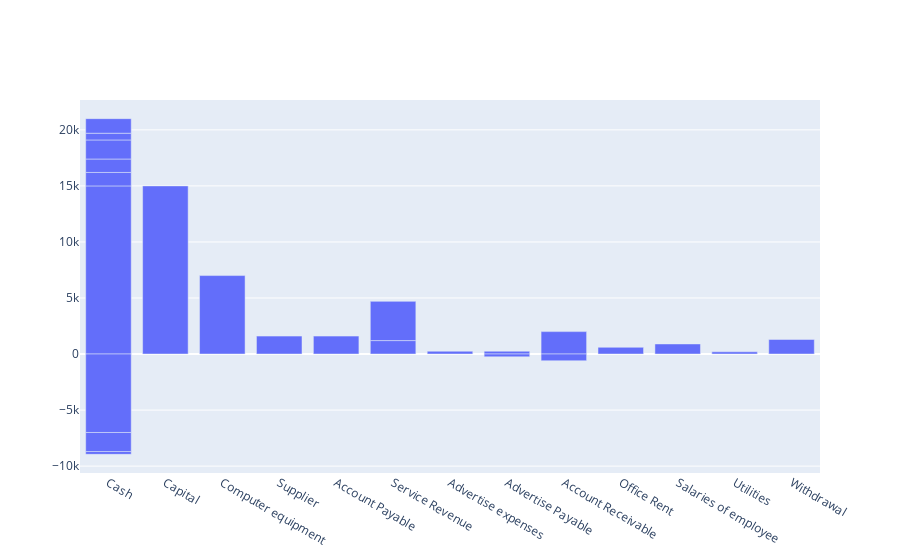

Notebook source saved alongside this figure:
### Code cell
# fig = go.Figure([go.Bar(x=data["account"], y=data["balance_negative"])])
# fig.show()

### Figure 1 — Plotly figure (JSON) as saved in the notebook; plotly's stock layout.template omitted (floating-point values rounded to 4 significant figures)
{"data": [{"type": "bar", "x": ["Cash", "Cash", "Cash", "Cash", "Cash", "Cash", "Cash", "Cash", "Cash", "Capital", "Computer equipment", "Supplier", "Account Payable", "Service Revenue", "Service Revenue", "Advertise expenses", "Advertise Payable", "Advertise Payable", "Account Receivable", "Account Receivable", "Office Rent", "Salaries of employee", "Utilities", "Withdrawal"], "y": [15000, -7000, 1200, 1200, 1700, -1700, -250, 600, 1300, 15000, 7000, 1600, 1600, 1200, 3500, 250, 250, -250, 2000, -600, 600, 900, 200, 1300]}], "layout": {}}
